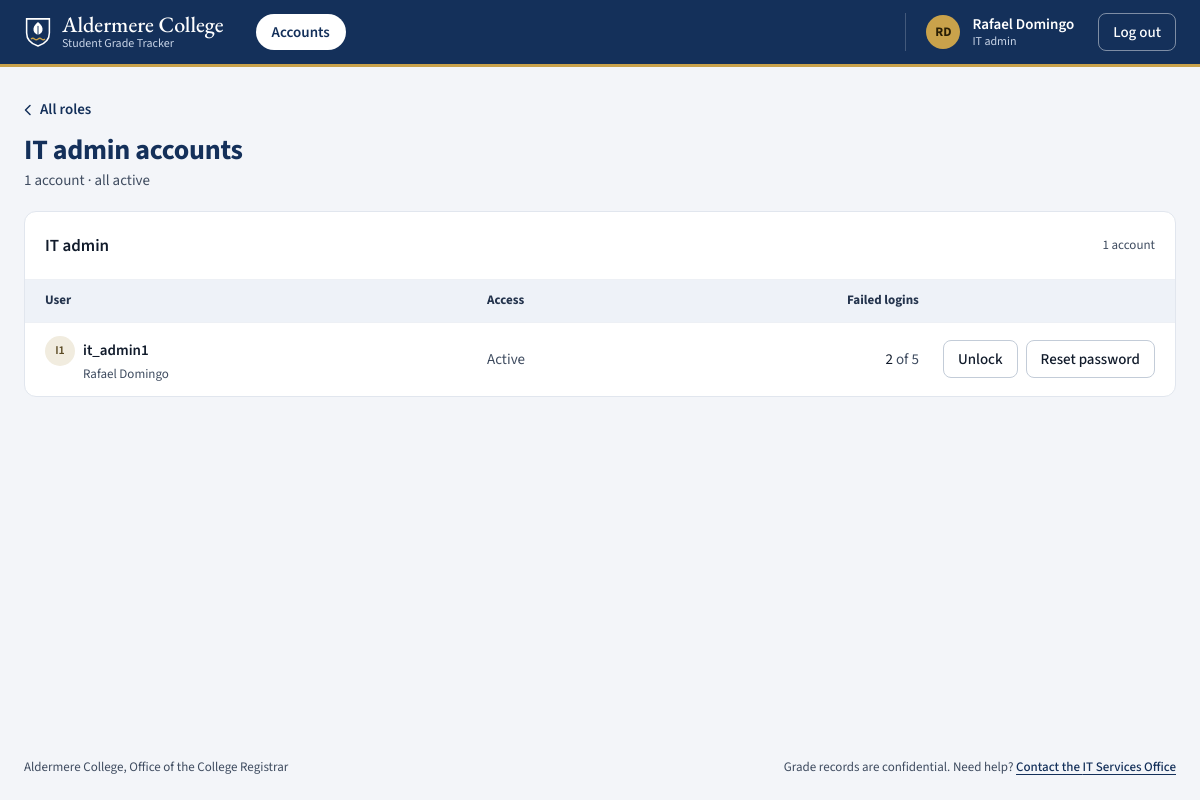
Page /admin/accounts/it_admin (signed in) on the earlier database version.
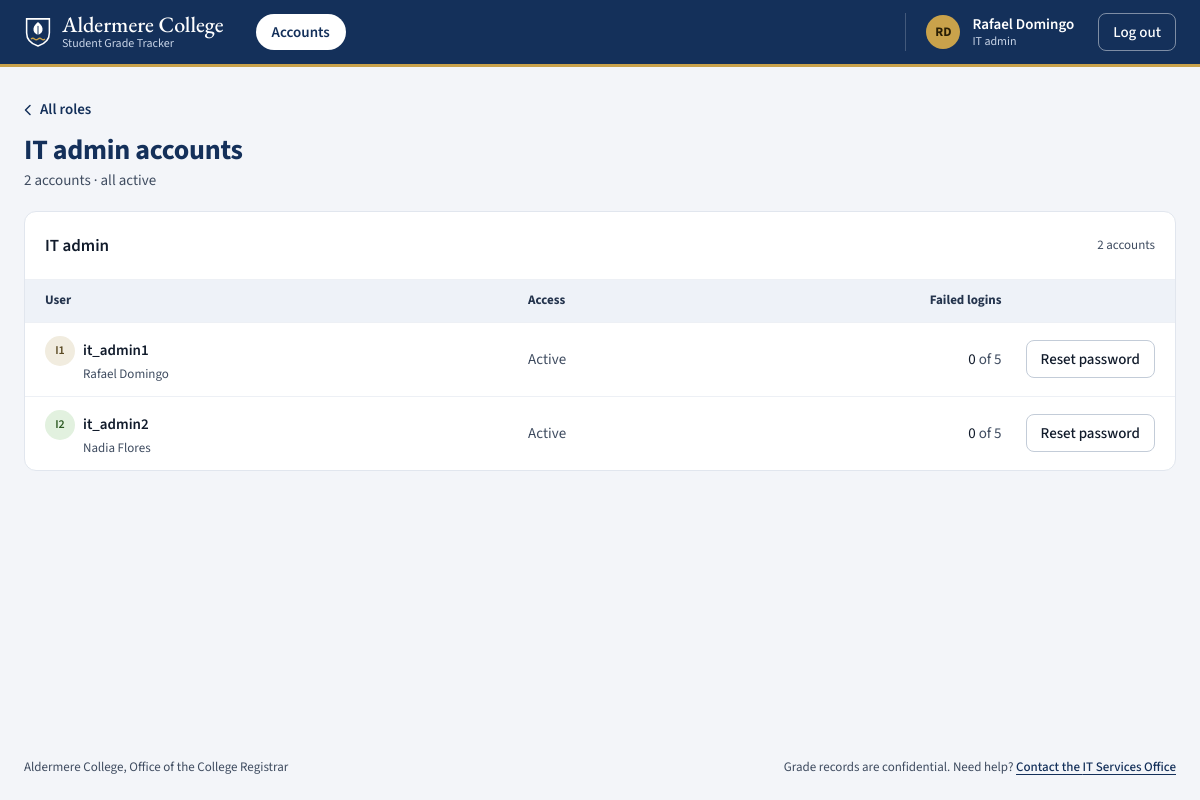
Same page on the later database version.
### tables this page shows
CREATE TABLE users (
    id INTEGER PRIMARY KEY AUTOINCREMENT,
    username TEXT UNIQUE NOT NULL,
    password TEXT NOT NULL,
    role TEXT NOT NULL CHECK(role IN ('student','teacher','academic_admin','registrar','it_admin')),
    is_locked BOOLEAN DEFAULT 0,
    failed_attempts INTEGER DEFAULT 0,
    full_name TEXT,
    student_no TEXT,
    program TEXT,
    year_level INTEGER
);

### app.py (the view)
@app.route("/admin/accounts/<role>")
@require_role("it_admin")
def admin_accounts(role):
    if role not in VALID_ROLES:
        return "Not found.", 404
    try:
        accounts = get_db().execute(
            "SELECT id, username, role, is_locked, failed_attempts, full_name, student_no "
            "FROM users WHERE role=? ORDER BY id",
            (role,),
        ).fetchall()
    except Exception as e:
        logging.error(f"account list failed role={role} err={e}")
        return "An error occurred. Please try again.", 500
    return render_template("accounts.html", account_role=role, accounts=accounts)

### app.py (called while the page is built, shortened)
def csrf_token():
    token = session.get("csrf_token")
    if not token:
        token = session["csrf_token"] = secrets.token_urlsafe(32)
    return token

@app.before_request
def check_csrf():
    if request.method != "POST":
        return None

def get_db():
    db = getattr(g, '_database', None)
    if db is None:
        db = g._database = sqlite3.connect(DATABASE)
        db.row_factory = sqlite3.Row
    return db

@app.teardown_appcontext
def close_connection(exception):
    db = getattr(g, '_database', None)
    if db is not None:
        db.close()

@app.context_processor
def shell_context():
    if "user_id" not in session:
        return {"pass_mark": PASS_MARK}
    try:
        db = get_db()
        shell_user = db.execute("SELECT full_name FROM users WHERE id=?", (session["user_id"],)).fetchone()
        period = db.execute("SELECT * FROM grading_periods LIMIT 1").fetchone()
        pending = db.execute("SELECT COUNT(*) FROM grade_change_requests WHERE status='pending'").fetchone()[0]
    except Exception as e:
        logging.error(f"shell context failed err={e}")
        return {"pass_mark": PASS_MARK}
    return {
        "pass_mark": PASS_MARK,
        "shell_period": period,
        "shell_pending": pending,
        "shell_name": (shell_user["full_name"] if shell_user else None) or session.get("username"),
    }

def valid_id(s):
    try:
        return int(s) > 0
    except (TypeError, ValueError):
        return False

def current_user():
    uid = session.get("user_id")
    if not uid:
        return None
    try:
        if not valid_id(uid):
            session.clear()
            return None
        db = get_db()
        user = db.execute("SELECT * FROM users WHERE id=?", (int(uid),)).fetchone()
        if not user:
            session.clear()
            return None
        if user["is_locked"]:
            session.clear()
            return None
        if session.get("username") != user["username"] or session.get("role") != user["role"]:
            session.clear()
            return None
        return user
    except Exception as e:
        logging.error(f"current_user failed uid={uid} err={e}")
        return None

### templates/accounts.html (shortened to what this page needs)
{% extends 'base.html' %}
{% import '_ui.html' as ui with context %}
{% set role_label = ui.ROLE_LABELS.get(account_role, account_role) %}
{% set locked_count = accounts|selectattr('is_locked')|list|length %}
{% block content %}
<nav class="crumbs" aria-label="Account navigation">
    <a class="back-link" href="/dashboard">{{ ui.icon('back') }}<span>All roles</span></a>
</nav>
<div class="title-row">
    <div>
        <h1>{{ role_label }} accounts</h1>
        <p class="sub">
            {{ accounts|length }} account{{ '' if accounts|length == 1 else 's' }}
            {%- if locked_count %} · {{ locked_count }} locked{% else %} · all active{% endif %}
        </p>
    </div>
</div>
<div class="blocks">
    <section class="panel panel-flush" aria-labelledby="role-accounts-title">
        <header class="panel-head">
            <h2 id="role-accounts-title">{{ role_label }}</h2>
            <p class="meta">{{ accounts|length }} account{{ '' if accounts|length == 1 else 's' }}</p>
        </header>
        {% if accounts %}
        <div class="table-wrap">
            <table class="ledger ledger-accounts">
                <thead>
                    <tr>
                        <th scope="col">User</th>
                        <th scope="col">Access</th>
                        <th scope="col" class="num">Failed logins</th>
                        <th scope="col"><span class="sr-only">Actions</span></th>
                    </tr>
                </thead>
                <tbody>
                    {% for u in accounts %}
                    <tr>
                        <td class="c-main">
                            {{ ui.person(u['username'], u['id']) }}
                            {% if u['full_name'] %}<span class="line-two line-indent">{{ u['full_name'] }}{% if u['student_no'] %} · {{ u['student_no'] }}{% endif %}</span>{% endif %}
                        </td>
                        <td class="c-by">{% if u['is_locked'] %}<span class="pill pill-negative">Locked</span>{% else %}<span class="text-muted">Active</span>{% endif %}</td>
                        <td class="num c-by">{{ u['failed_attempts'] }} <span class="text-muted">of 5</span></td>
                        <td class="c-action">
                            <div class="row-actions">
                                {% if u['is_locked'] or u['failed_attempts'] %}
                                <form method="POST" action="/admin/unlock"><input type="hidden" name="csrf_token" value="{{ csrf_token() }}">
                                    <button type="submit" class="btn{{ ' btn-primary' if u['is_locked'] }}">Unlock<span class="sr-only"> {{ u['username'] }}</span></button>
                                </form>
                                {% endif %}
                                <button type="button" class="btn" data-open="reset-{{ u['id'] }}">Reset password<span class="sr-only"> for {{ u['username'] }}</span></button>
                            </div>
                        </td>
                    </tr>
                    {% endfor %}
                </tbody>
            </table>
        </div>
        {% else %}
        <p class="empty">No accounts in this role.</p>
        {% endif %}
    </section>
</div>
{% endblock %}

### templates/base.html (shortened to what this page needs)
{% import '_ui.html' as ui %}
{% set role = session.get('role') %}
{% set username = session.get('username') %}
{% set display_name = shell_name or username or '' %}
{% set name_parts = display_name.replace('Prof. ', '').replace('Dr. ', '').split() %}
<!DOCTYPE html>
<html lang="en">
<head>
    <link rel="stylesheet" href="{{ url_for('static', filename='style.css') }}">
</head>
<body>
    <header class="topbar">
        <div class="topbar-in">
            <a class="brand" href="/dashboard">
                <span class="brand-text"><span class="brand-name">{{ ui.COLLEGE }}</span><span class="brand-sub">{{ ui.PORTAL }}</span></span>
            </a>
            <div class="nav-sheet" id="site-nav">
                <nav class="tabs" aria-label="Main">
                    {% macro item(href, label, count=0, also='') %}
                    <a class="tab" href="{{ href }}"{% if request.path == href or (also and request.path.startswith(also)) %} aria-current="page"{% endif %}>
                        <span>{{ label }}</span>
                    </a>
                    {% endmacro %}
                    {% if role == 'teacher' %}
                        {{ item('/dashboard', 'Students', also='/students/') }}
                        {{ item('/grade-sheet', 'Grade sheet') }}
                    {% elif role == 'academic_admin' %}
                        {{ item('/dashboard', 'Grades') }}
                        {{ item('/approvals', 'Approvals', shell_pending or 0) }}
                        {{ item('/transcript', 'Transcripts') }}
                    {% elif role == 'registrar' %}
                        {{ item('/dashboard', 'Grading period') }}
                        {{ item('/transcript', 'Transcripts') }}
                    {% elif role == 'it_admin' %}
                        {{ item('/dashboard', 'Accounts', also='/admin/accounts/') }}
                    {% else %}
                        {{ item('/dashboard', 'My grades') }}
                        {{ item('/transcript', 'My transcript') }}
                    {% endif %}
                </nav>
            </div>
            <div class="account">
                <span class="avatar" aria-hidden="true">{% if name_parts|length > 1 %}{{ name_parts[0][0]|upper }}{{ name_parts[-1][0]|upper }}{% elif name_parts %}{{ name_parts[0][0]|upper }}{% endif %}</span>
                <span class="account-who"><span class="account-name">{{ display_name }}</span><span class="account-role">{{ ui.ROLE_LABELS.get(role, role) }}</span></span>
                <a class="btn btn-quiet btn-sm" href="/logout">Log out</a>
            </div>
        </div>
    </header>
    <main class="canvas" id="main">
        {% block content %}{% endblock %}
    </main>
    <footer class="site-foot no-print">
        <p>{{ ui.COLLEGE }}, {{ ui.OFFICE }}</p>
        <p>Grade records are confidential. Need help? <a href="/forgot-password">Contact the {{ ui.IT_OFFICE.name }}</a></p>
    </footer>
</body>
</html>

### templates/_ui.html (shortened to what this page needs)
{% macro icon(name) %}
<svg viewBox="0 0 16 16" fill="none" stroke="currentColor" stroke-width="1.5" stroke-linecap="round" stroke-linejoin="round" aria-hidden="true">
    {% if name == 'menu' %}<path d="M2.500 4.500h11M2.500 8h11M2.500 11.500h11"/>
    {% elif name == 'close' %}<path d="m3.500 3.500 9 9M12.500 3.500l-9 9"/>
    {% elif name == 'chevron' %}<path d="m6 3.500 4.500 4.500L6 12.500"/>
    {% elif name == 'back' %}<path d="M10 3.500 5.500 8l4.500 4.500"/>
    {% elif name == 'search' %}<path d="M7 12A5 5 0 1 0 7 2a5 5 0 0 0 0 10ZM10.700 10.700 14 14"/>
    {% elif name == 'sort' %}<path d="m4.500 6 3.500-3.500L11.500 6M4.500 10 8 13.500 11.500 10"/>
    {% endif %}
</svg>
{% endmacro %}
{% macro person(name, id=None) %}
{% set parts = name.split() %}
<span class="person">
    {%- if id is not none %}<span class="person-chip" style="--h:{{ (id * 67) % 360 }}" aria-hidden="true">{% if parts|length > 1 %}{{ parts[0][0]|upper }}{{ parts[-1][0]|upper }}{% else %}{{ name[0]|upper }}{{ name[-1] if name[-1].isdigit() else '' }}{% endif %}</span>{% endif -%}
    <span class="person-name">{{ name }}</span>
</span>
{% endmacro %}

Differences in the rows shown:
changed users "it_admin1": failed_attempts "2" → "0"; no longer shows "Unlock"
now on this page (row edited): users: {{ (id * 67) % 360 }} 109 (drawn), username "I", username "2", username "it_admin2", full_name "Nadia Flores", is_locked "Active", failed_attempts "0"
Other differences:
{{ accounts|length }}: "1" → "2"
{{ '' if accounts|length == 1 else 's' }}: (not shown) → "s"
